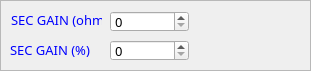
     <widget class="QFrame" name="FRAME_secondary_gain">
      <property name="geometry">
       <rect>
        <x>20</x>
        <y>110</y>
        <width>311</width>
        <height>71</height>
       </rect>
      </property>
      <property name="font">
       <font>
        <family>Siemens Slab</family>
        <pointsize>10</pointsize>
       </font>
      </property>
      <property name="frameShape">
       <enum>QFrame::StyledPanel</enum>
      </property>
      <property name="frameShadow">
       <enum>QFrame::Raised</enum>
      </property>
      <widget class="QSpinBox" name="SPIN_secondary_gain_ohms">
       <property name="geometry">
        <rect>
         <x>110</x>
         <y>11</y>
         <width>79</width>
         <height>21</height>
        </rect>
       </property>
       <property name="font">
        <font>
         <family>Siemens Slab</family>
         <pointsize>10</pointsize>
        </font>
       </property>
       <property name="maximum">
        <number>60340</number>
       </property>
       <property name="singleStep">
        <number>10</number>
       </property>
       <property name="value">
        <number>0</number>
       </property>
      </widget>
      <widget class="QLabel" name="LBL_spin_secondary_gain_ohms">
       <property name="geometry">
        <rect>
         <x>11</x>
         <y>10</y>
         <width>91</width>
         <height>20</height>
        </rect>
       </property>
       <property name="font">
        <font>
         <family>Siemens Slab</family>
         <pointsize>10</pointsize>
        </font>
       </property>
       <property name="text">
        <string>&lt;html&gt;&lt;head/&gt;&lt;body&gt;&lt;p&gt;&lt;span style=&quot; color:#0000ff;&quot;&gt;SEC GAIN (ohms)&lt;/span&gt;&lt;/p&gt;&lt;/body&gt;&lt;/html&gt;</string>
       </property>
      </widget>
      <widget class="QLabel" name="LBL_spin_secondary_gain_percent">
       <property name="geometry">
        <rect>
         <x>10</x>
         <y>40</y>
         <width>81</width>
         <height>20</height>
        </rect>
       </property>
       <property name="font">
        <font>
         <family>Siemens Slab</family>
         <pointsize>10</pointsize>
        </font>
       </property>
       <property name="text">
        <string>&lt;html&gt;&lt;head/&gt;&lt;body&gt;&lt;p&gt;&lt;span style=&quot; color:#0000ff;&quot;&gt;SEC GAIN (%)&lt;/span&gt;&lt;/p&gt;&lt;/body&gt;&lt;/html&gt;</string>
       </property>
      </widget>
      <widget class="QSpinBox" name="SPIN_secondary_gain_percent">
       <property name="geometry">
        <rect>
         <x>110</x>
         <y>40</y>
         <width>79</width>
         <height>21</height>
        </rect>
       </property>
       <property name="font">
        <font>
         <family>Siemens Slab</family>
         <pointsize>10</pointsize>
        </font>
       </property>
       <property name="maximum">
        <number>100</number>
       </property>
       <property name="singleStep">
        <number>1</number>
       </property>
       <property name="value">
        <number>0</number>
       </property>
      </widget>
     </widget>
